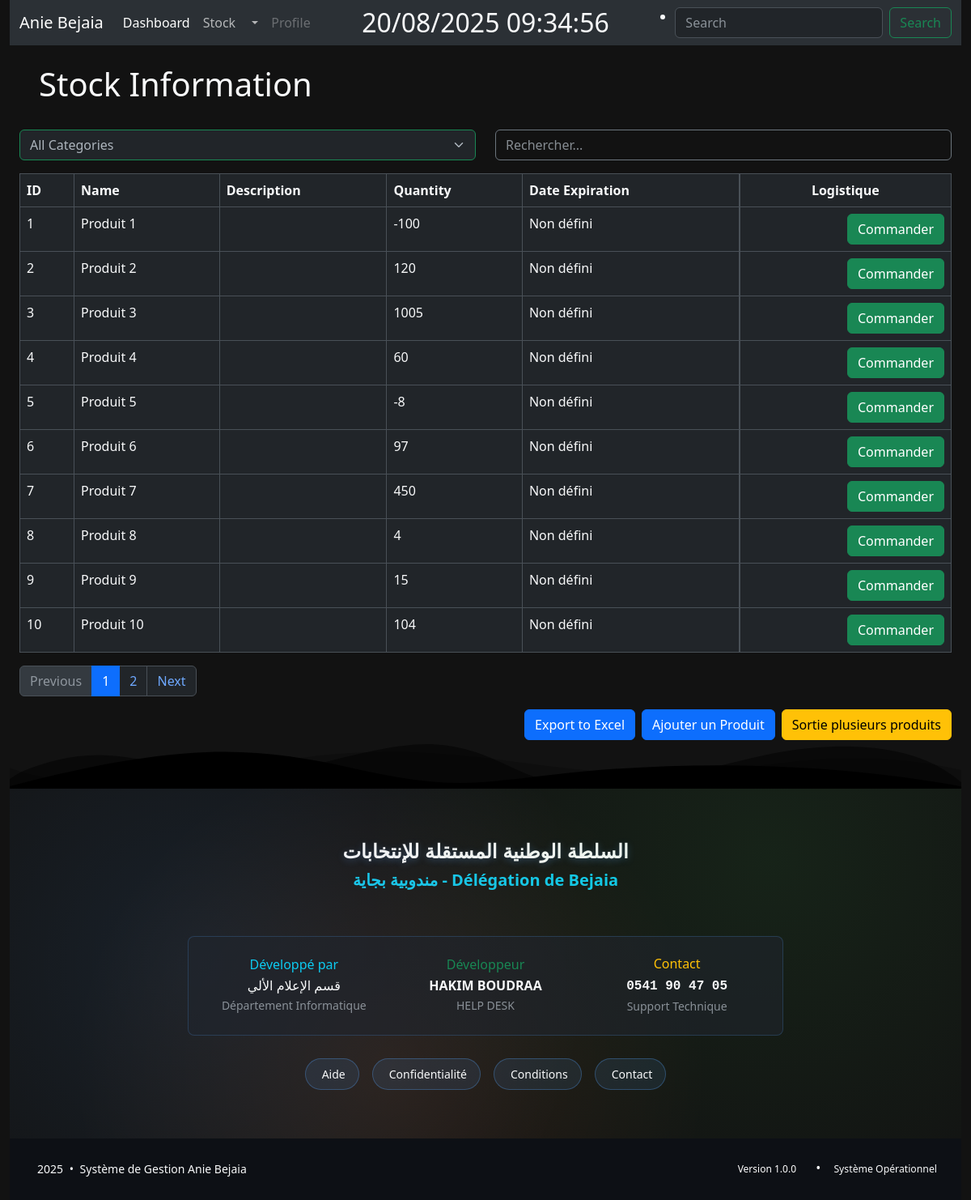
The app's page /products/, older data.
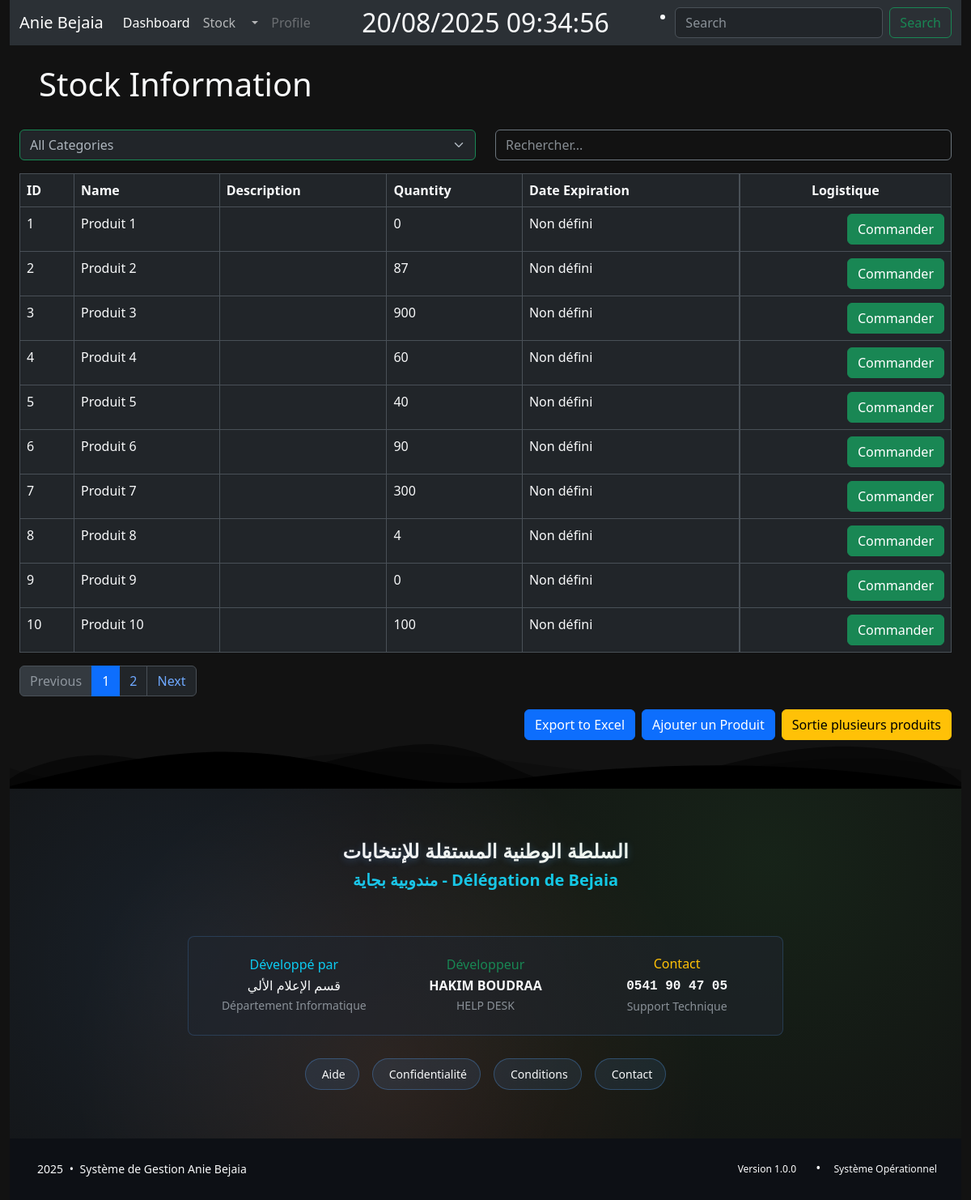
The same page, newer data.
### StockApp/models.py (models this page shows, shortened)
class Product(models.Model):
    user = models.ForeignKey(
        User, related_name="products", on_delete=models.DO_NOTHING
    )
    name = models.CharField(max_length=100)
    description = tinymce_models.HTMLField(blank=True, null=True)
    category = models.ForeignKey("Category", on_delete=models.CASCADE)
    quantity = models.IntegerField(default=1)
    price = models.DecimalField(max_digits=10, decimal_places=2, default=1)
    expiration_date = models.DateField(null=True, blank=True)

### StockApp/views.py (the view, shortened to what this page needs)
# urls.py: path('products/', views.products, name='products'),
def products(request):
    categories = Category.objects.all()
    selected_category = request.GET.get('category', '')
    search_query = request.GET.get('search_query', '')
    product_list = Product.objects.all().order_by('id')
    if selected_category:
        product_list = product_list.filter(category_id=selected_category)
    if search_query:
        product_list = product_list.filter(
            Q(name__icontains=search_query) |
            Q(description__icontains=search_query)
        )
    paginator = Paginator(product_list, 10)
    page_number = request.GET.get("page")
    page_obj = paginator.get_page(page_number)
    return render(request, 'list_products.html', {
        'categories': categories,
        'page_obj': page_obj,
        'selected_category': selected_category,
        'search_query': search_query
    })

### StockApp/templates/list_products.html (shortened to what this page needs)
{% extends "base.html" %}
{% block content %}
<h1 class="p-4">Stock Information</h1>
<form method="GET">
  <div class="row mb-3">
    <div class="col-md-6">
      <select name="category" class="form-select border-success" onchange="this.form.submit()">
        <option value="">All Categories</option>
      </select>
    </div>
    <div class="col-md-6">
      <input type="text" name="search_query" class="form-control bg-transparent border-secondary text-light"
             placeholder="Rechercher..." value="{{ search_query }}">
    </div>
  </div>
</form>
<table class="table table-bordered" id="productsTable">
  <thead>
    <tr>
      <th>ID</th>
      <th>Name</th>
      <th>Description</th>
      <th>Quantity</th>
      <th>Date Expiration</th>
      <th class="d-grid gap-2 d-md-flex justify-content-md-center">Logistique</th>
    </tr>
  </thead>
{% for product in page_obj %}
  <tbody>
    <tr>
      <td>{{ product.id }}</td>
      <td>{{ product.name }}</td>
      <td>{{ product.description | truncatewords:3 | safe }}</td>
      {% if product.quantity > 0 %}
        <td>{{ product.quantity }}</td>
      {% else %}
        <td class="text-danger">{{ product.quantity }}</td>
      {% endif %}
      <td>
        {% if product.expiration_date %}
          {{ product.expiration_date }} <small>⏳ {{ product.remaining_days }} jours restants</small>
        {% else %}
          Non défini
        {% endif %}
      </td>
      <td class="d-grid gap-2 d-md-flex justify-content-md-end">
        <button type="button" class="btn btn-success" data-bs-toggle="modal" data-bs-target="#staticBackdrop{{ product.id }}">
          Commander
        </button>
      </td>
    </tr>
  </tbody>
{% endfor %}
</table>
<nav aria-label="Page navigation example">
  <ul class="pagination">
    {% if page_obj.has_previous %}
      <li class="page-item">
        <a class="page-link" href="?page={{ page_obj.previous_page_number }}">Previous</a>
      </li>
    {% else %}
      <li class="page-item disabled">
        <a class="page-link" href="#">Previous</a>
      </li>
    {% endif %}
    {% for num in page_obj.paginator.page_range %}
      {% if page_obj.number == num %}
        <li class="page-item active">
          <a class="page-link" href="#">{{ num }}</a>
        </li>
      {% else %}
        <li class="page-item">
          <a class="page-link" href="?page={{ num }}">{{ num }}</a>
        </li>
      {% endif %}
    {% endfor %}
    {% if page_obj.has_next %}
      <li class="page-item">
        <a class="page-link" href="?page={{ page_obj.next_page_number }}">Next</a>
      </li>
    {% else %}
      <li class="page-item disabled">
        <a class="page-link" href="#">Next</a>
      </li>
    {% endif %}
  </ul>
</nav>
<div class="d-grid gap-2 d-md-flex justify-content-md-end">
  <a href="{% url 'product:export_products_to_excel' %}" class="btn btn-primary">Export to Excel</a>
  <a href="{% url 'product:add-product' %}" class="btn btn-primary">Ajouter un Produit</a>
  <a href="{% url 'product:batch_sortie' %}" class="btn btn-warning">Sortie plusieurs produits</a>
</div>
{% endblock %}

Row changes from the older to the newer data that the page shows:
changed Product "Produit 1": quantity "-100" → "0"
changed Product "Produit 2": quantity "120" → "87"
changed Product "Produit 3": quantity "1005" → "900"
changed Product "Produit 5": quantity "-8" → "40"
changed Product "Produit 6": quantity "97" → "90"
changed Product "Produit 7": quantity "450" → "300"
changed Product "Produit 9": quantity "15" → "0"
changed Product "Produit 10": quantity "104" → "100"
